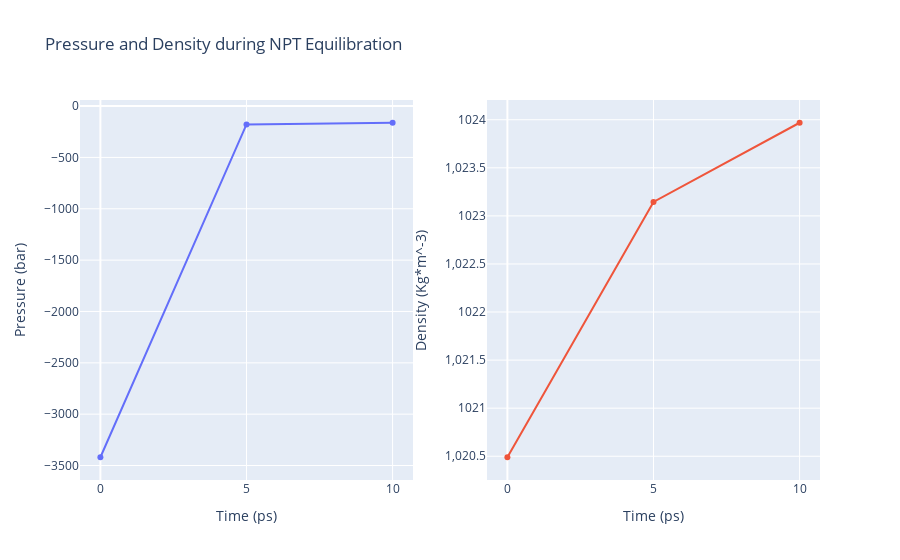

Notebook code cell kept with this figure:
### Code cell
import plotly
from plotly import subplots
import plotly.graph_objs as go

# Read pressure and density data from file 
with open(output_eqB_pd_xvg,'r') as pd_file:
    x,y,z = map(
        list,
        zip(*[
            (float(line.split()[0]),float(line.split()[1]),float(line.split()[2]))
            for line in pd_file 
            if not line.startswith(("#","@")) 
        ])
    )

plotly.offline.init_notebook_mode(connected=True)

trace1 = go.Scatter(
    x=x,y=y
)
trace2 = go.Scatter(
    x=x,y=z
)

fig = subplots.make_subplots(rows=1, cols=2, print_grid=False)

fig.append_trace(trace1, 1, 1)
fig.append_trace(trace2, 1, 2)

fig['layout']['xaxis1'].update(title='Time (ps)')
fig['layout']['xaxis2'].update(title='Time (ps)')
fig['layout']['yaxis1'].update(title='Pressure (bar)')
fig['layout']['yaxis2'].update(title='Density (Kg*m^-3)')

fig['layout'].update(title='Pressure and Density during NPT Equilibration')
fig['layout'].update(showlegend=False)

plotly.offline.iplot(fig)

### Figure 1 — Plotly figure (JSON) as saved in the notebook; plotly's stock layout.template omitted (floating-point values rounded to 4 significant figures)
{"data": [{"type": "scatter", "x": [0, 5, 10], "xaxis": "x", "y": [-3419.0, -178.3, -162.3], "yaxis": "y"}, {"type": "scatter", "x": [0, 5, 10], "xaxis": "x2", "y": [1020.0, 1023.0, 1024.0], "yaxis": "y2"}], "layout": {"showlegend": false, "title": {"text": "Pressure and Density during NPT Equilibration"}, "xaxis": {"anchor": "y", "domain": [0, 0.45], "title": {"text": "Time (ps)"}}, "xaxis2": {"anchor": "y2", "domain": [0.55, 1], "title": {"text": "Time (ps)"}}, "yaxis": {"anchor": "x", "domain": [0, 1], "title": {"text": "Pressure (bar)"}}, "yaxis2": {"anchor": "x2", "domain": [0, 1], "title": {"text": "Density (Kg*m^-3)"}}}}
